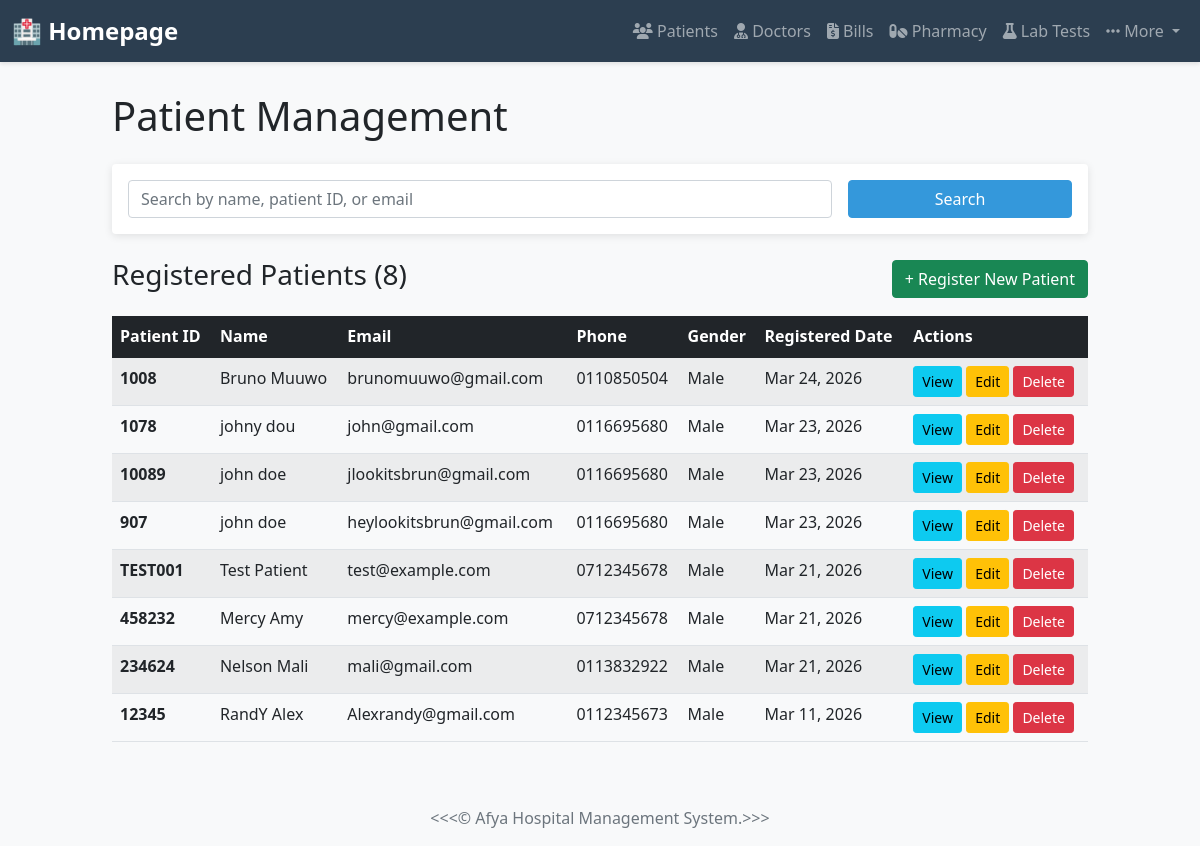
The app's page /patients/ with its own data.
### myapp/models.py (models this page shows, shortened)
class Patient(models.Model):
    GENDER_CHOICES = [
        ('M', 'Male'),
        ('F', 'Female'),
        ('O', 'Other'),
    ]
    patient_id = models.CharField(max_length=20, unique=True)
    first_name = models.CharField(max_length=100)
    last_name = models.CharField(max_length=100)
    email = models.EmailField(unique=True)
    phone_number = models.CharField(max_length=15)
    gender = models.CharField(max_length=1, choices=GENDER_CHOICES)
    date_of_birth = models.DateField()
    address = models.TextField()
    date_registered = models.DateTimeField(auto_now_add=True)
    medical_history = models.TextField(blank=True, null=True)
    class Meta:
        ordering = ['-date_registered']

### myapp/views.py (the view, shortened to what this page needs)
# urls.py: path('patients/',views.patient_list, name='patient_list'),
def patient_list(request):
    patients = Patient.objects.all()
    search_form = PatientSearchForm(request.GET)
    context = {
        'patients': patients,
        'search_form': search_form,
    }
    return render(request, 'patient_list.html', context)

### myapp/form.py
class PatientSearchForm(forms.Form):
    search_query = forms.CharField(
        max_length=100,
        required=False,
        widget=forms.TextInput(
            attrs={
                'class': 'form-control',
                'placeholder': 'Search by name, patient ID, or email',
            }
        ),
    )

### myapp/templates/patient_list.html (shortened to what this page needs)
{% extends 'base.html' %}
{% block content %}
<div class="row mb-4">
    <div class="col-md-12">
        <h1 class="mb-4">Patient Management</h1>
        <div class="card">
            <div class="card-body">
                <form method="GET" action="{% url 'myapp:patient_list' %}" class="row g-3">
                    <div class="col-md-9">
                        <input type="text" name="search_query" class="form-control"
                               placeholder="Search by name, patient ID, or email"
                               value="{{ search_form.search_query.value|default:'' }}">
                    </div>
                    <div class="col-md-3">
                        <button type="submit" class="btn btn-primary w-100">Search</button>
                    </div>
                </form>
            </div>
        </div>
    </div>
</div>
<div class="row">
    <div class="col-md-12">
        <div class="d-flex justify-content-between align-items-center mb-3">
            <h3>Registered Patients ({{ patients.count }})</h3>
            <a href="{% url 'myapp:register_patient' %}" class="btn btn-success">+ Register New Patient</a>
        </div>
        {% if patients %}
            <div class="table-responsive">
                <table class="table table-hover table-striped">
                    <thead class="table-dark">
                        <tr>
                            <th>Patient ID</th>
                            <th>Name</th>
                            <th>Email</th>
                            <th>Phone</th>
                            <th>Gender</th>
                            <th>Registered Date</th>
                            <th>Actions</th>
                        </tr>
                    </thead>
                    <tbody>
                        {% for patient in patients %}
                        <tr>
                            <td><strong>{{ patient.patient_id }}</strong></td>
                            <td>{{ patient.first_name }} {{ patient.last_name }}</td>
                            <td>{{ patient.email }}</td>
                            <td>{{ patient.phone_number }}</td>
                            <td>{{ patient.get_gender_display }}</td>
                            <td>{{ patient.date_registered|date:"M d, Y" }}</td>
                            <td>
                                <a href="{% url 'myapp:patient_detail' patient.pk %}" class="btn btn-sm btn-info">View</a>
                                <a href="{% url 'myapp:update_patient' patient.pk %}" class="btn btn-sm btn-warning">Edit</a>
                                <a href="{% url 'myapp:delete_patient' patient.pk %}" class="btn btn-sm btn-danger">Delete</a>
                            </td>
                        </tr>
                        {% endfor %}
                    </tbody>
                </table>
            </div>
        {% else %}
            <div class="alert alert-info text-center">
                <p>No patients found. <a href="{% url 'myapp:register_patient' %}">Register a new patient</a></p>
            </div>
        {% endif %}
    </div>
</div>
{% endblock %}

### myapp/templates/base.html (style rules this page uses)
body { background-color: #f8f9fa; font-family: 'Segoe UI', Tahoma, Geneva, Verdana, sans-serif; }
.card { box-shadow: 0 2px 8px rgba(0,0,0,0.1); border: none; }
.btn-primary { background-color: #3498db; border-color: #3498db; }

### records on screen
Patient: patient_id "1008", first_name "Bruno", last_name "Muuwo", email "brunomuuwo@gmail.com", phone_number "0110850504", gender "Male", date_registered "Mar 24, 2026"
Patient: patient_id "1078", first_name "johny", last_name "dou", email "john@gmail.com", phone_number "0116695680", gender "Male", date_registered "Mar 23, 2026"
Patient: patient_id "10089", first_name "john", last_name "doe", email "jlookitsbrun@gmail.com", phone_number "0116695680", gender "Male", date_registered "Mar 23, 2026"
Patient: patient_id "907", first_name "john", last_name "doe", email "heylookitsbrun@gmail.com", phone_number "0116695680", gender "Male", date_registered "Mar 23, 2026"
Patient: patient_id "TEST001", first_name "Test", last_name "Patient", email "test@example.com", phone_number "0712345678", gender "Male", date_registered "Mar 21, 2026"
Patient: patient_id "458232", first_name "Mercy", last_name "Amy", email "mercy@example.com", phone_number "0712345678", gender "Male", date_registered "Mar 21, 2026"
Patient: patient_id "234624", first_name "Nelson", last_name "Mali", email "mali@gmail.com", phone_number "0113832922", gender "Male", date_registered "Mar 21, 2026"
Patient: patient_id "12345", first_name "RandY", last_name "Alex", email "Alexrandy@gmail.com", phone_number "0112345673", gender "Male", date_registered "Mar 11, 2026"

### other values on screen
{{ patients.count }} "8"
